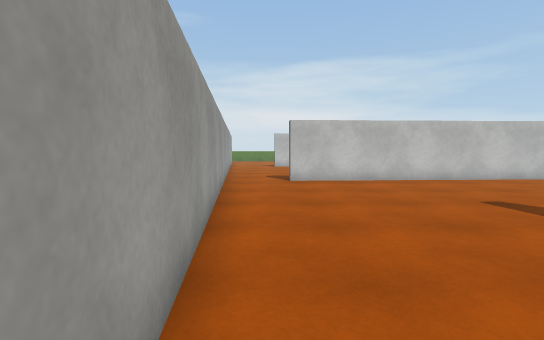
View 1 (above)

16 first-person views from a walk through a Unity game level. The camera is 1.2 m above the floor, tilts 4° down and sees 85° across. The floor is counted in squares, 1 m on a side. Each view is taken from the middle of a square. On the plan, view 1 faces up. The plan holds only what a view shows up to about 13 squares ahead; the rest is blank. The place goes on beyond the plan. The player character is not drawn. Surface patterns are stand-ins for the level's own textures.

View 2
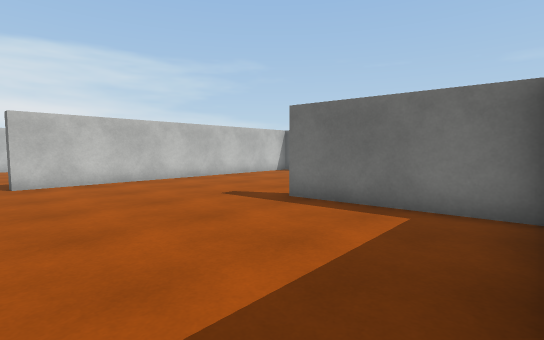

View 3
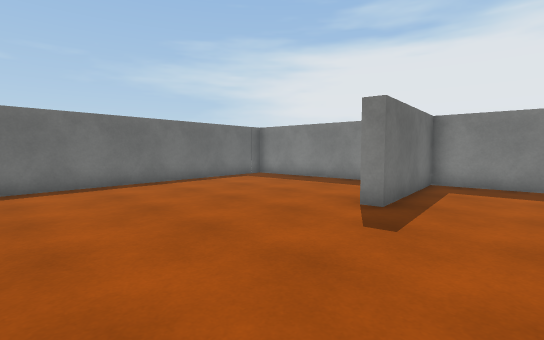

View 4
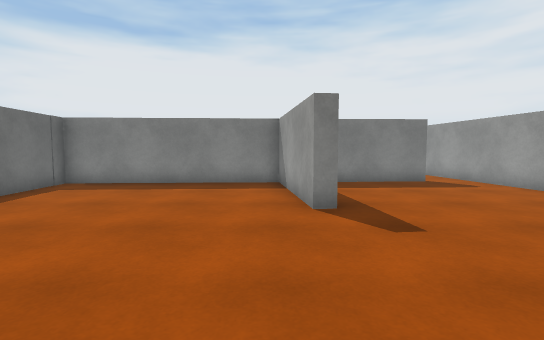

View 5
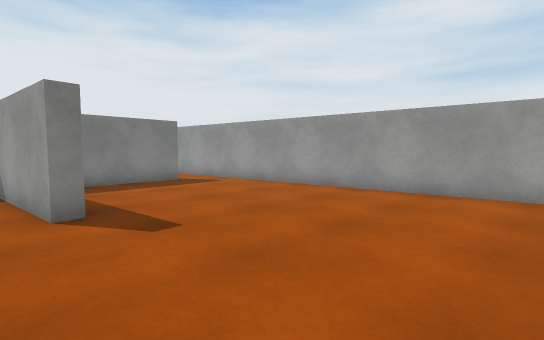

View 6
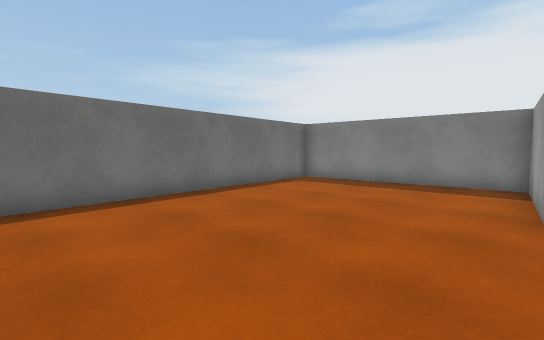

View 7
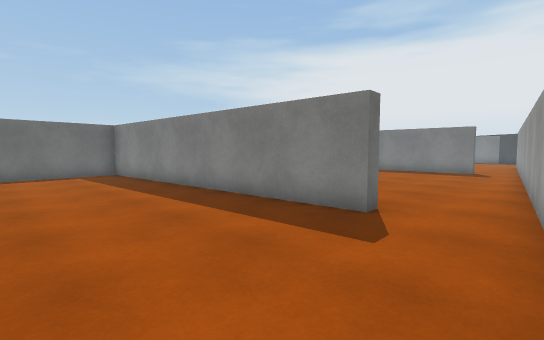

View 8
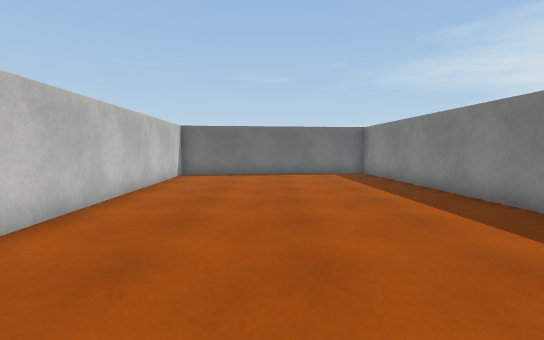

View 9
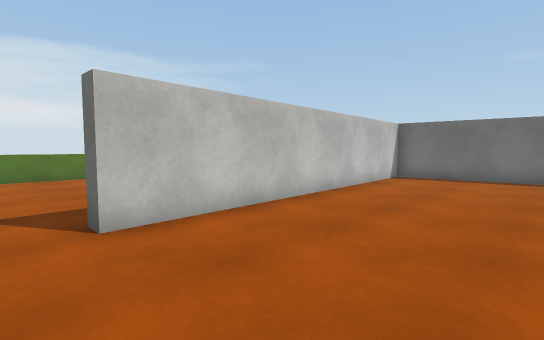

View 10
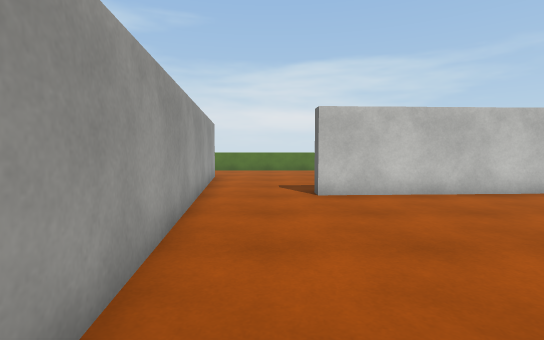

View 11
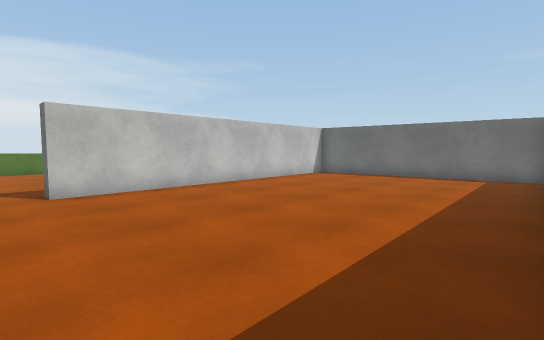

View 12
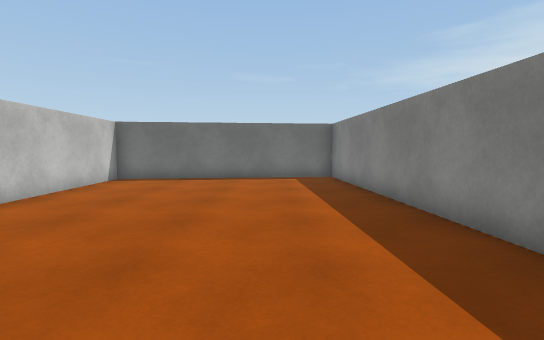

View 13
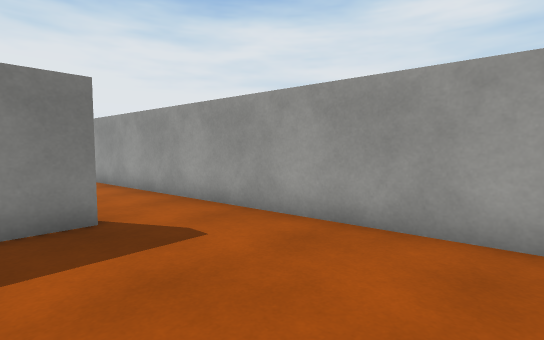

View 14
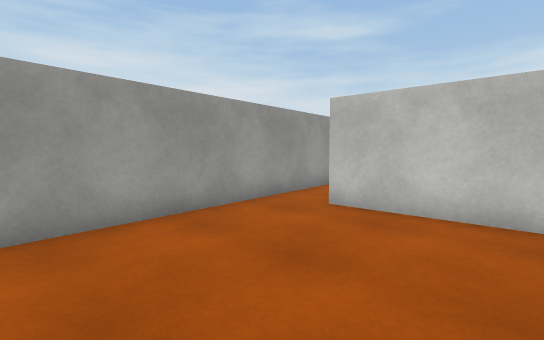

View 15
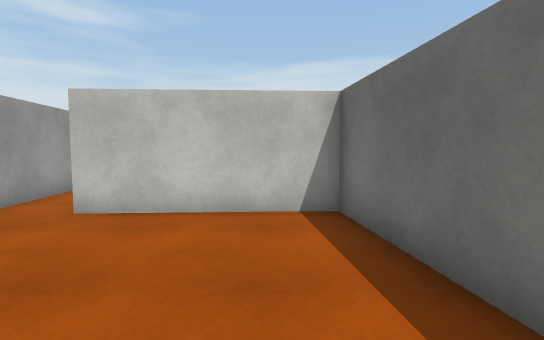

View 16
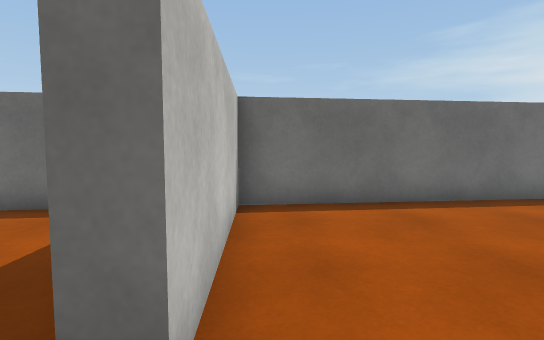

### Floor plan
Ten units are one square. View 1 is at (0, 0); x grows to the right and y downward. Boxes are objects, and circles mark ways between rooms. Rooms are numbered by the first view taken in them; rooms with no view inside come last. Other rooms are left out.
<svg viewBox="-35 -220 183 291">
<path fill="none" stroke="#000" d="M109 -118 7 -113M13 5 13 0 62 -2 57 -51 62 -51 67 -2 143 -6 131 -108M-17 -104 -4 5M7 -113 7 -118 129 -124 119 -212 2 -207 2 -212M-30 -215 -17 -104M-4 5 2 59M70 66 63 3 13 5"/>
<circle cx="-5" cy="-115" r="3" fill="#2a7"/>
<circle cx="5" cy="0" r="3" fill="#2a7"/>
<text x="60" y="-60">1</text>
<text x="50" y="-160">2</text>
<text x="30" y="30">3</text>
</svg>
Room 1 opens to room 2. Room 1 opens to room 3.

Where each view was taken, in squares from view 1:
view 1: 0 up, 0 right, facing up
view 2: 0 up, 0 right, facing up-right
view 3: 11 up, 3 right, facing down-right
view 4: 11 up, 7 right, facing down
view 5: 11 up, 7 right, facing down-left
view 6: 11 up, 6 right, facing down-right
view 7: 17 up, 2 left, facing down-right
view 8: 17 up, 2 left, facing right
view 9: 16 up, 1 left, facing up-right
view 10: 13 up, 1 left, facing up
view 11: 12 up, 1 left, facing up-right
view 12: 15 up, 0 right, facing right
view 13: 17 up, 2 right, facing down-left
view 14: 6 down, 5 right, facing up-left
view 15: 6 down, 5 right, facing up
view 16: 1 down, 0 right, facing right
